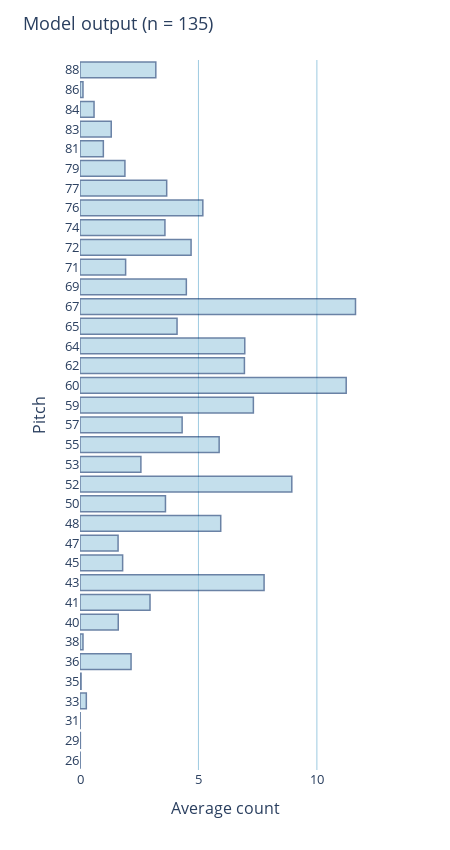
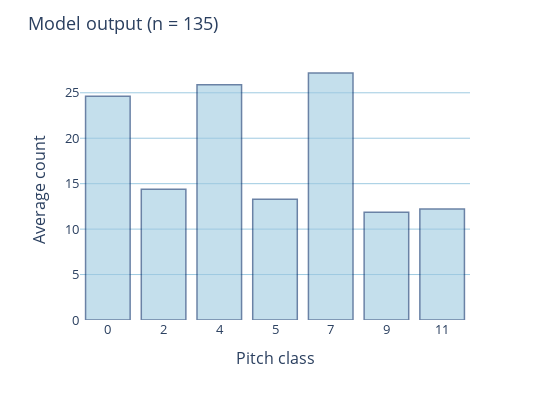

Notebook source saved alongside these figures, in order:
### Code cell
# Horizontal bar chart for filtered pitch counts using plotly express (with y is the pitch and x is the count)
fig = px.bar(
    x=list(filtered_pitch_counts.values()), 
    y=list(filtered_pitch_counts.keys()), 
    orientation='h'
)

fig.update_layout(
    title=f'Model output (n = {n_file_to_analyze})', 
    xaxis_title='Average count',
    yaxis_title='Pitch'
)

# Show labels 0, 5, 10, 15, ... in y-axis in string format
# y_axis_tickvals = list(range(0, max(filtered_pitch_counts.keys()) + 1, 5))
y_axis_tickvals = list(map(str, [x for x in filtered_pitch_counts.keys()]))

fig.update_yaxes(tickvals=y_axis_tickvals)

# Show labels 0, 1, 2, 3, ... in x-axis
# x_axis_tickvals = list(range(
#     0, 
#     int(max(filtered_pitch_counts.values())) + 1 + 1
# ))
# Show 0, 5, 10, 15, ... in x-axis
x_axis_tickvals = list(range(0, int(max(filtered_pitch_counts.values())) + 2, 5))

fig.update_xaxes(tickvals=x_axis_tickvals)

# Change the color set to make it easier to see when printed in black and white
fig.update_traces(marker_color='rgb(158,202,225)', marker_line_color='rgb(8,48,107)', marker_line_width=1.5, opacity=0.6)

# Change the background color to make it easier to see when printed in black and white
fig.update_layout(plot_bgcolor='white')

# Show the vertical grid lines
fig.update_layout(xaxis=dict(showgrid=True, gridwidth=1, gridcolor='rgb(158,202,225)'))

# Make the columns overlay the grid lines
fig.update_layout(barmode='overlay')

# Make the font size bigger
fig.update_layout(font=dict(size=13))

# Make the plot ratio x:y
fig.update_layout(
    autosize=False,
    width=450,
    height=850,
)

fig.show()

# Filtered pitch class distribution
fig = px.bar(
    x=list(filtered_pitch_class_distribution.keys()),
    y=list(filtered_pitch_class_distribution.values())
)

fig.update_layout(
    title=f'Model output (n = {n_file_to_analyze})', 
    # yaxis_title='Số lần xuất hiện trung bình',
    yaxis_title='Average count',
    xaxis_title='Pitch class'
)

# Show labels 0, 1, 2, 3, ... in x-axis
# x_axis_tickvals = list(range(0, max(filtered_pitch_class_distribution.keys()) + 1))

# fig.update_xaxes(tickvals=x_axis_tickvals)

# Change the color set to make it easier to see when printed in black and white
fig.update_traces(marker_color='rgb(158,202,225)', marker_line_color='rgb(8,48,107)', marker_line_width=1.5, opacity=0.6)

# Change the background color to make it easier to see when printed in black and white
fig.update_layout(plot_bgcolor='white')

# Show the horizontal grid lines
fig.update_layout(yaxis=dict(showgrid=True, gridwidth=1, gridcolor='rgb(158,202,225)'))

# Make the font size bigger
fig.update_layout(font=dict(size=13))

# Make the plot ratio x:y
fig.update_layout(
    autosize=False,
    width=550,
    height=400,
)

fig.show()

### Figure 1 — Plotly figure (JSON) as saved in the notebook; plotly's stock layout.template omitted (floating-point values rounded to 4 significant figures)
{"data": [{"alignmentgroup": "True", "hovertemplate": "x=%{x}<br>y=%{y}<extra></extra>", "legendgroup": "", "marker": {"color": "rgb(158,202,225)", "line": {"color": "rgb(8,48,107)", "width": 1.5}, "pattern": {"shape": ""}}, "name": "", "offsetgroup": "", "opacity": 0.6, "orientation": "h", "showlegend": false, "textposition": "auto", "type": "bar", "x": [0.007407, 0.01481, 0.007407, 0.2667, 0.04444, 2.156, 0.1259, 1.615, 2.956, 7.77, 1.8, 1.607, 5.941, 3.607, 8.941, 2.57, 5.874, 4.311, 7.319, 11.24, 6.941, 6.956, 4.096, 11.63, 4.489, 1.926, 4.689, 3.585, 5.185, 3.659, 1.896, 0.9852, 1.319, 0.5926, 0.1259, 3.2], "xaxis": "x", "y": ["26", "29", "31", "33", "35", "36", "38", "40", "41", "43", "45", "47", "48", "50", "52", "53", "55", "57", "59", "60", "62", "64", "65", "67", "69", "71", "72", "74", "76", "77", "79", "81", "83", "84", "86", "88"], "yaxis": "y"}], "layout": {"autosize": false, "barmode": "overlay", "font": {"size": 13}, "height": 850, "legend": {"tracegroupgap": 0}, "margin": {"t": 60}, "plot_bgcolor": "white", "title": {"text": "Model output (n = 135)"}, "width": 450, "xaxis": {"anchor": "y", "domain": [0, 1], "gridcolor": "rgb(158,202,225)", "gridwidth": 1, "showgrid": true, "tickvals": [0, 5, 10], "title": {"text": "Average count"}}, "yaxis": {"anchor": "x", "domain": [0, 1], "tickvals": ["26", "29", "31", "33", "35", "36", "38", "40", "41", "43", "45", "47", "48", "50", "52", "53", "55", "57", "59", "60", "62", "64", "65", "67", "69", "71", "72", "74", "76", "77", "79", "81", "83", "84", "86", "88"], "title": {"text": "Pitch"}}}}

### Figure 2 — Plotly figure (JSON) as saved in the notebook; plotly's stock layout.template omitted (floating-point values rounded to 4 significant figures)
{"data": [{"alignmentgroup": "True", "hovertemplate": "x=%{x}<br>y=%{y}<extra></extra>", "legendgroup": "", "marker": {"color": "rgb(158,202,225)", "line": {"color": "rgb(8,48,107)", "width": 1.5}, "pattern": {"shape": ""}}, "name": "", "offsetgroup": "", "opacity": 0.6, "orientation": "v", "showlegend": false, "textposition": "auto", "type": "bar", "x": ["0", "2", "4", "5", "7", "9", "11"], "xaxis": "x", "y": [24.61, 14.39, 25.9, 13.3, 27.18, 11.85, 12.21], "yaxis": "y"}], "layout": {"autosize": false, "barmode": "relative", "font": {"size": 13}, "height": 400, "legend": {"tracegroupgap": 0}, "margin": {"t": 60}, "plot_bgcolor": "white", "title": {"text": "Model output (n = 135)"}, "width": 550, "xaxis": {"anchor": "y", "domain": [0, 1], "title": {"text": "Pitch class"}}, "yaxis": {"anchor": "x", "domain": [0, 1], "gridcolor": "rgb(158,202,225)", "gridwidth": 1, "showgrid": true, "title": {"text": "Average count"}}}}
